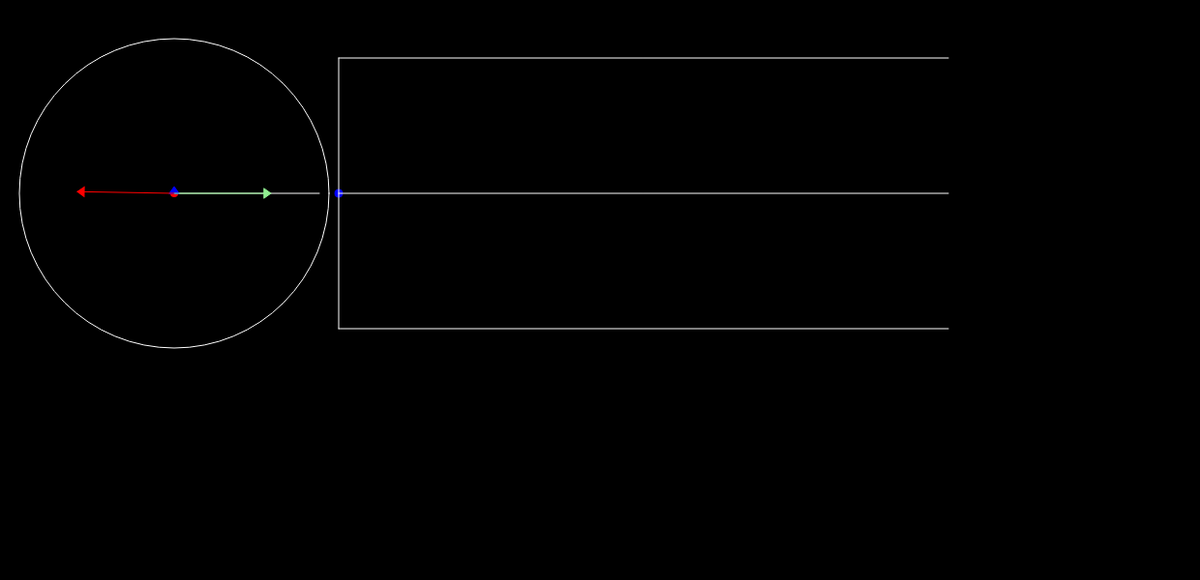
Frame 1 (no input)
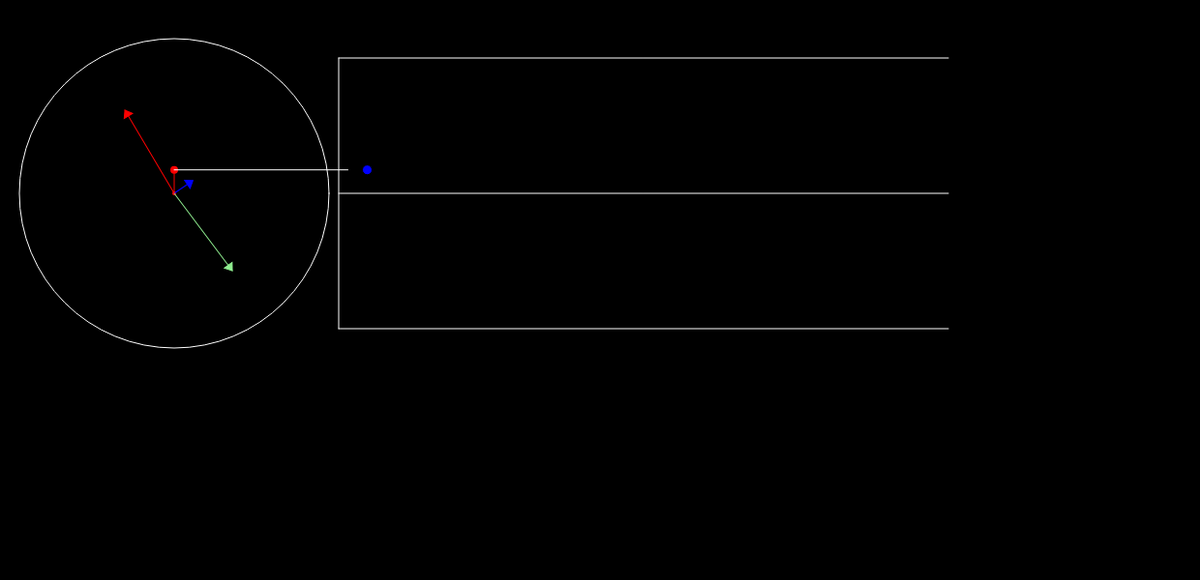
Frame 60 (no input)
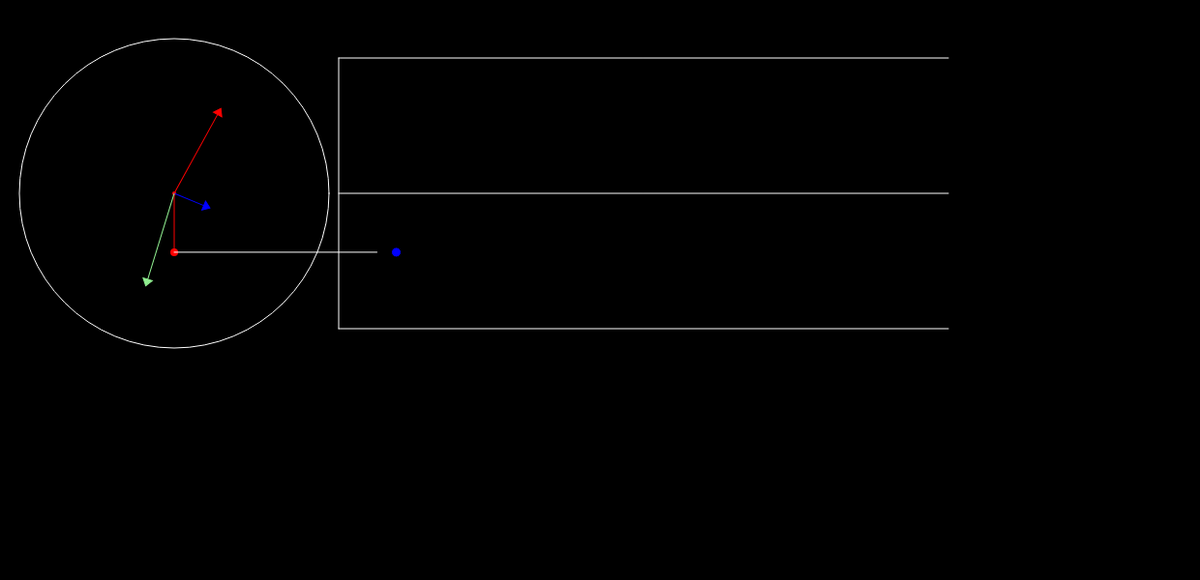
Frame 120 (the mouse pressed at the canvas centre since frame 60)

The p5.js sketch that drew these frames (run headless with seeded random() and noise() and a simulated clock; from frame 60 on, the mouse is pressed at the canvas centre):

// p5.js sketch
// ── sketch.js
//сложение колебаний с одинаковыми амблитудами и разными(близкими) частотами 
//методом векторных диаграмм 

let angle = 0;
let x = 150;
let y = 0;
// let dx = 0;
// let dy = 5;
// let x1 = 0;
// let y1 = 0;
let a = 160;
let b = 160;
let angle1 = 0;

let A = 70;//амплитуда колебаний
let w1 = 0.5;//частота 1 колебания
let w2 = 0.6;//частота 2 колебания
// let t = 0;

//создаем холст
function setup() {
  createCanvas(1240, 600);
  // extraCanvas.strokeWeight(5);
  // extraCanvas.stroke(200,50,50,30);

  angleMode(DEGREES);
}

function draw() {
  background(0);

  // var x2 = a*cos(angle1);
  var y2 = -b*sin(angle1/20);
  angle1 = angle1+2;
  
  //окружность
  push();
  translate(180, 200);//положение центра фигуры
  stroke(''); //цвет по умолчанию, белый
  noFill(); // убираем внутреннее часть фигуры
  ellipse(0, 0, 2*a, 2*b); //строим окружность (x0, y0, ширина, высот
  noStroke();
  fill(255,0,0);//цвет точки и центра красный
  ellipse(0, y, 8);//красная точка
  ellipse(0, 0, 4);//центр окружности
  stroke('red');//цвет линии, соединяющей красную точку и центр окружности
  line(0, 0, 0, y);//положение линии, соединяющей красную точку и центр окружности
  pop();

  //линия, соединяющая красную и синюю точки
  push();
  translate(180, 200);//положение центра фигуры
  stroke(''); //цвет по умолчанию, белый
  line(0, y, x, y); //положение линии
  pop();

  //НЕУДАЧНЫЕ вспомогательные линии достраивания параллелограмма
  // push();
  // translate(200, 200);//положение центра фигуры
  // rotate(-angle);// задаем вращение конструкции с угловой скоростью=-angle
  // stroke('yellow');//цвет линии
  // line(87, -51, 87.5, -110);//положение линии
  // stroke('yellow');
  // line(0, -60, 87.5, -110);
  // pop();  
  

  //синяя стрелка
  push();
  translate(180, 200);//положение центра фигуры
  rotate(angle*1.05); //задаем вращение конструкции с угловой скоростью=angle*1.05
  rotate(90);//поворачиваем на угол
  stroke('blue');//цвет
  line(0, 0, y2, 0);//положение линии
  fill('blue');//цвет треугольника(наконечника стрелки)
  triangle(y2, 5, -7+y2, 0, y2,  -5);//наконечник стрелки(треугольник)
  pop();
   
  //зеленая стрелка
  push();
  translate(180, 200);//положение центра фигуры
  rotate(angle);//задаем вращение конструкции с угловой скоростью=angle
  stroke('lightgreen');//цвет линии
  line(0, 0, 100, 0);//положение линии
  fill('lightgreen');//цвет треугольника(наконечника стрелки)
  triangle(93, -5, 100, 0, 93,  5);//наконечник стрелки(треугольник)
  angle = angle+0.9;//скорость вращения
  pop();

  //красная стрелка
  push();
  translate(180, 200);//положение центра фигуры
  rotate(angle*1.1);//задаем вращение конструкции с угловой скоростью=angle*1.1
  rotate(180);//поворот на угол
  stroke('red');//цвет линии
  line(0, 0, 100, 0);//положение линии
  fill('red');//цвет треугольника(наконечника стрелки) 
  triangle(93, -5, 100, 0, 93,  5);//наконечник стрелки(треугольник)
  pop();
 
  //синяя точка, повторяющая траекторию графика
  push();
  translate(200, 200);//положение центра фигуры
  fill('blue');//цвет точки
  ellipse(x, y, 10, 10);//задаем полоодение и движение точки
  // fill('white');
  frameRate(30);//частота кадров
 
  
  x += 0.5;
  // t += 1;
  y = 2*A * Math.sin(0.1 * x * ( w1+w2))*Math.cos(0.1 * x * ( w2-w1));

  // y = -135 * Math.cos(2 * x * Math.PI/180);

//условие возврата синей точки в к начальному положению,если достигнут край холста
  // x = x + dx;
  if (x> width) {
    x = 150;
  }
  // y = -cos(x)+y;
  // if (y > height) {
  //   y =0;
  // }
  pop();


  //координатная плоскость для построения графика функции движения синей точки
  push();
  translate(180, 200);
  stroke('');
  line(170, 0, 800, 0);
  line(170, -140, 800, -140);
  line(170, 140, 800, 140);
  line(170, -140, 170, 140);
  pop();


  //далее неудачная попытка задать динамичный график
  // push();
  // translate(200, 200);
  // fill('blue');
  
  // let ctx = canvas.getContext("2d")		
	
	// // let x1 = 0
	// // let y2 = 0	
	
	// // ctx.fillStyle = "black"
	// // ctx.fillRect(0, 0, 400, 400)	

	// let render = function(){		
	
	// 	x += 0.01;
		
	// 	y = -135 * Math.cos(2* x * Math.PI/180);		
		
	// 	ctx.fillStyle = "lime"
	// 	ctx.fillRect(x, y, 5, 5)
		
	// 	requestAnimationFrame(render)
	// }
	// render()
 

}



//далее старый код. не смотреть.

// let a = 80;  //Set up the horizontal amplitute
// let b = 80;  //Set up the vertical amplitute
// let angle = 0;


// function setup() {
//   createCanvas(1000, 1000);
//   textSize(20);
  
//   angleMode(DEGREES);
//   textAlign(CENTER);
//   rectMode(CENTER);
// }

// function draw() {
//   background(255);
//   let x = a*cos(angle);
//   let y = b*sin(angle);

//   let x1 = 2*a*cos(1.2*angle);
//   let y1 = 2*b*sin(1.2*angle);

//   let x2 = a*cos(1.1*angle);
//   let y2 = b*sin(1.1*angle);
//   //   angle1 = angle1+2;


//   angle++;

 
  
  
//   // Heading & Settings
//   // text("TO DRAW A CIRCLE (or ELLIPSE) . . .", 200, 30);
//   // text("a = " + a + ",   b = " + b, 200,320);
//   fill(150);
//   // text("Try changing a and b in lines 1 and 2 of the code. If a = b, you get a circle.", 200, 350, width-50, 50);
  
//   // Draw circle
//   stroke(0);
//   noFill();
//   ellipse(250, 250, 2*a, 2*b);
//   line(250,250,250+a,250);
//   noStroke();
//   fill(255,0,0);
//   ellipse(250+x, 250+y, 8);
//   ellipse(250, 250, 4);
//   stroke(255,0,0);
//   line(250, 250, 250+x, 250+y);
//   noStroke();
//   fill(0, 250, 0);
//   ellipse(250+x1, 250+y1, 8);
//   stroke(0,250,0);
//   line(250, 250, x1, y1);
//   // fill(100, 100);
//   // arc(200, 200, a/2, a/2, 0, angle);
//   noStroke();
//   fill(0, 0, 250);
//   ellipse(250+x2, 250+y2, 8);
//   stroke(0,0,250);
//   line(250, 250, 250+x2, 250+y2);





//   pop();

//   push();
   

//   pop();  // // Highlight x-movement
  // stroke(0,255,0);
  // fill(0,255,0);
  // ellipse(200+x, 180-a, 8);
  // line(200+x, 180-a, 200+x, 200+y);
  // line(200+x, 200, 200, 200);
  // push();
  // textSize(10);
  // fill(0);
  // noStroke();
  // pop();
  
  // // Highlight y-movement
  // stroke(0,0,255);
  // fill(0,0,255);
  // ellipse(180-a, 200+y, 8);
  // line(180-a, 200+y, 200+x, 200+y);
  // line(200+x, 200, 200+x, 200+y);
  // push();
  // translate(180-a, 200+y);
  // rotate(-90);
  // textSize(10);
  // fill(0);
  // noStroke();
  // pop();
  
//   // Label x and y movement
  // fill(0);
  // text("x-movement uses cosine",200,150-a, 120, 50);
  // push();
  // translate(150-a, 200);
  // rotate(-90);
  // text("y-movement uses sine",0, 0, 120, 50);
  // pop();
  
  // Display angle measurement
  // noStroke();
  // fill(255);
  // rect(250+a,200,60,30);
  // fill(0);
  // text((angle%360)+"°",250+a,210);
// }


// ── style.css
html, body {
	margin: 0;
	padding: 0;
  }
  canvas {
	display: block;
  }

  
  *{margin: 0;padding: 0}
  body {background-color: #ccc}
  canvas {background-color: #fff}
